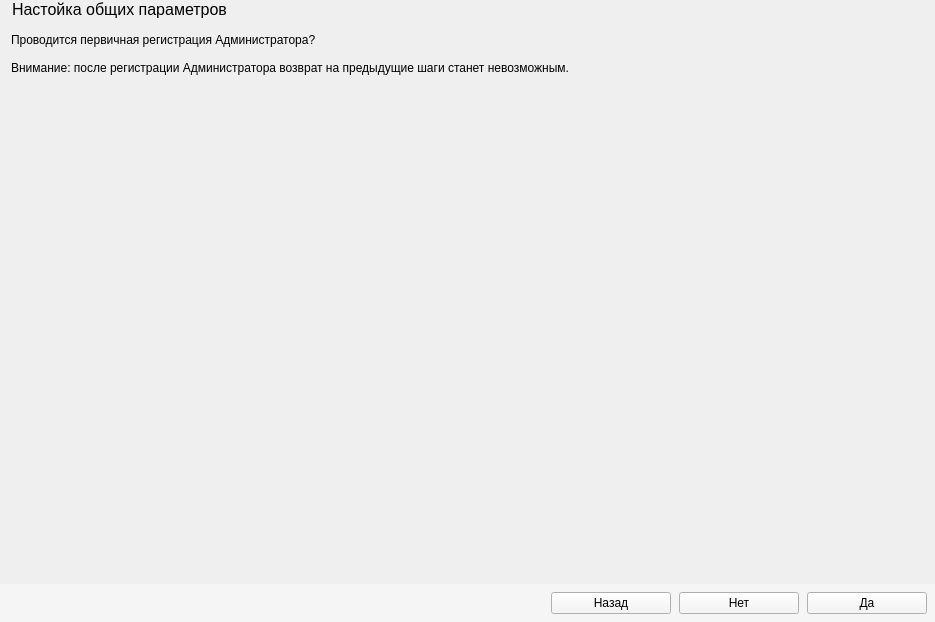
<?xml version="1.0" encoding="UTF-8"?>
<ui version="4.0">
 <class>CommonParmsWidget</class>
 <widget class="QWidget" name="CommonParmsWidget">
  <property name="geometry">
   <rect>
    <x>0</x>
    <y>0</y>
    <width>935</width>
    <height>622</height>
   </rect>
  </property>
  <property name="focusPolicy">
   <enum>Qt::StrongFocus</enum>
  </property>
  <property name="windowTitle">
   <string>Form</string>
  </property>
  <property name="styleSheet">
   <string notr="true"/>
  </property>
  <layout class="QVBoxLayout" name="verticalLayout">
   <property name="leftMargin">
    <number>0</number>
   </property>
   <property name="topMargin">
    <number>0</number>
   </property>
   <property name="rightMargin">
    <number>0</number>
   </property>
   <property name="bottomMargin">
    <number>0</number>
   </property>
   <item>
    <widget class="QLabel" name="label_1">
     <property name="font">
      <font>
       <pointsize>12</pointsize>
      </font>
     </property>
     <property name="styleSheet">
      <string notr="true">margin-left: 8px;</string>
     </property>
     <property name="text">
      <string>Настойка общих параметров</string>
     </property>
     <property name="margin">
      <number>0</number>
     </property>
    </widget>
   </item>
   <item>
    <widget class="QLabel" name="label_2">
     <property name="styleSheet">
      <string notr="true">margin-left: 8px;
margin-top: 8px;</string>
     </property>
     <property name="text">
      <string>Проводится первичная регистрация Администратора?</string>
     </property>
    </widget>
   </item>
   <item>
    <widget class="QLabel" name="label_3">
     <property name="styleSheet">
      <string notr="true">margin-left: 8px;
margin-top: 8px;</string>
     </property>
     <property name="text">
      <string>Внимание: после регистрации Администратора возврат на предыдущие шаги станет невозможным.</string>
     </property>
    </widget>
   </item>
   <item>
    <spacer name="vertical_spacer">
     <property name="orientation">
      <enum>Qt::Vertical</enum>
     </property>
     <property name="sizeHint" stdset="0">
      <size>
       <width>20</width>
       <height>114</height>
      </size>
     </property>
    </spacer>
   </item>
   <item>
    <widget class="QWidget" name="widget" native="true">
     <property name="styleSheet">
      <string notr="true">background-color: #f5f5f5;</string>
     </property>
     <layout class="QHBoxLayout" name="horizontalLayout">
      <property name="spacing">
       <number>8</number>
      </property>
      <property name="leftMargin">
       <number>0</number>
      </property>
      <property name="topMargin">
       <number>8</number>
      </property>
      <property name="rightMargin">
       <number>8</number>
      </property>
      <property name="bottomMargin">
       <number>8</number>
      </property>
      <item>
       <spacer name="horizontal_spacer">
        <property name="orientation">
         <enum>Qt::Horizontal</enum>
        </property>
        <property name="sizeHint" stdset="0">
         <size>
          <width>40</width>
          <height>20</height>
         </size>
        </property>
       </spacer>
      </item>
      <item>
       <widget class="QPushButton" name="cancel_push_button">
        <property name="minimumSize">
         <size>
          <width>120</width>
          <height>0</height>
         </size>
        </property>
        <property name="text">
         <string>Назад</string>
        </property>
       </widget>
      </item>
      <item>
       <widget class="QPushButton" name="no_push_button">
        <property name="minimumSize">
         <size>
          <width>120</width>
          <height>0</height>
         </size>
        </property>
        <property name="text">
         <string>Нет</string>
        </property>
       </widget>
      </item>
      <item>
       <widget class="QPushButton" name="yes_push_button">
        <property name="minimumSize">
         <size>
          <width>120</width>
          <height>0</height>
         </size>
        </property>
        <property name="text">
         <string>Да</string>
        </property>
        <property name="autoDefault">
         <bool>false</bool>
        </property>
       </widget>
      </item>
     </layout>
    </widget>
   </item>
  </layout>
 </widget>
 <tabstops>
  <tabstop>cancel_push_button</tabstop>
  <tabstop>no_push_button</tabstop>
  <tabstop>yes_push_button</tabstop>
 </tabstops>
 <resources/>
 <connections/>
</ui>
